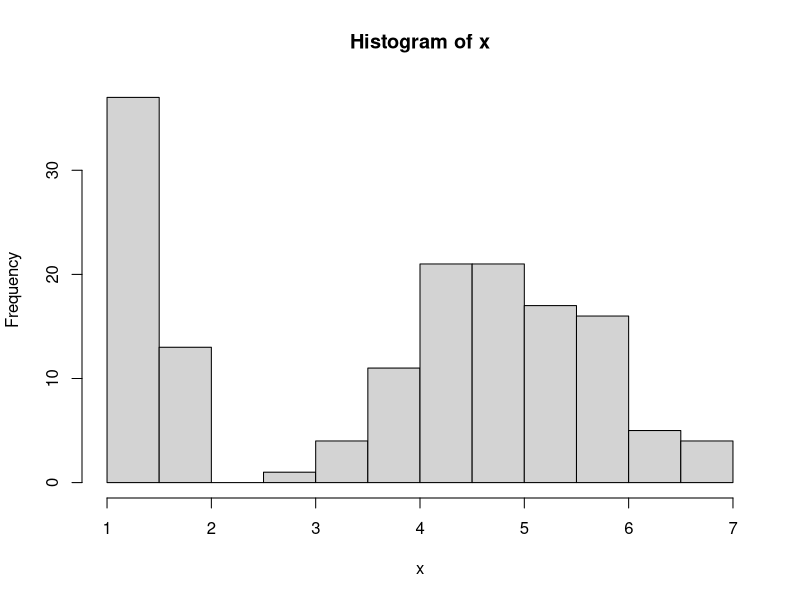
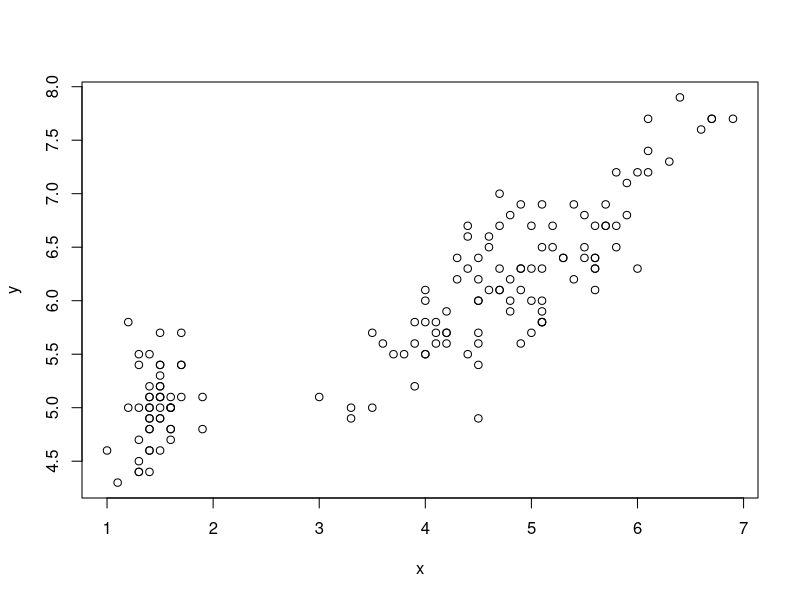
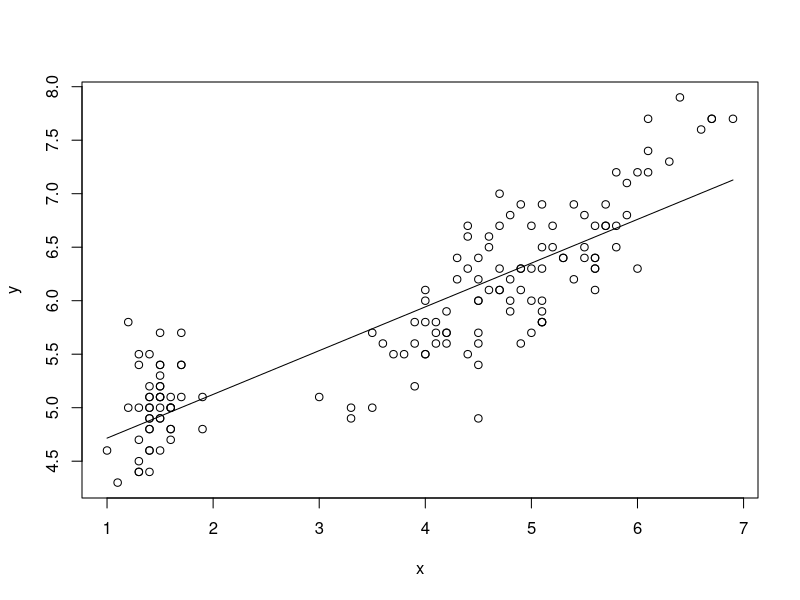

Generate these figures, in order, with R:
#Codigo para problema 2
mis_dades <- iris
x <- mis_dades$Petal.Length
mean(x) #media
sd(x) #desviasio tipica
hist(x)

y <- mis_dades$Sepal.Length
mean(y)

plot(x,y)

m <- sum((x-mean(x))*(y-mean(y))) / sum((x-mean(x))^2)
m
b <- mean(y) - m*mean(x)
b
m*1.5+b

######

mod <- lm(y~x) #modelo lineal que t'ensenya les coses mes importants
mod
summary(mod)

data.frame(x=x)

ypred <- predict(mod, data.frame(x=x))
plot(x,y)
lines(x, ypred)
dev.off()
Rsq <- sum((ypred-mean(y))^2)/sum((y-mean(y))^2) #capacitat de predecir el modelo
Rsq
